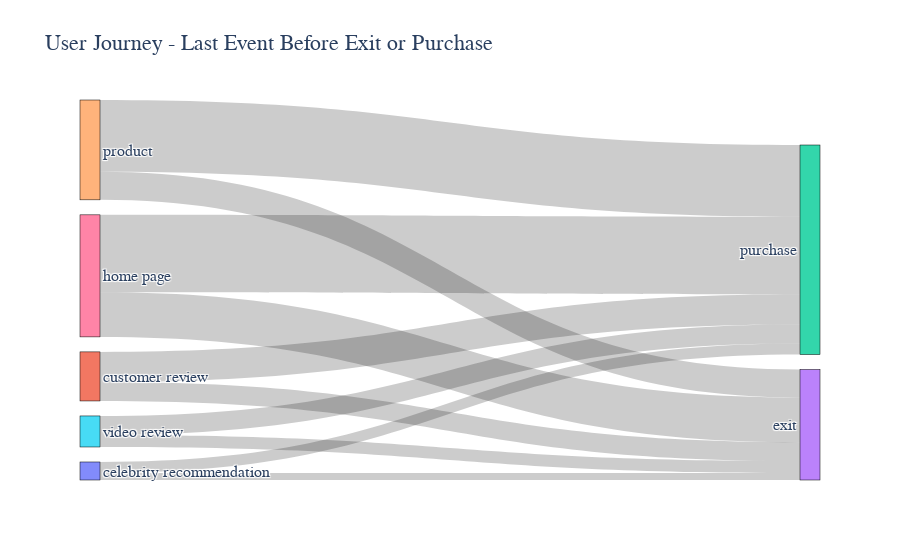

Write notebook code for a chart like this one.
### Code cell
# Aggregate the data for Sankey diagram
sankey_df = last_events.groupby(['last_event', 'exit_or_purchase']).size().reset_index(name='count')

# Create lists of unique nodes and links
nodes = list(set(sankey_df['last_event'].unique()).union(set(sankey_df['exit_or_purchase'].unique())))
nodes_index = {node: i for i, node in enumerate(nodes)}

# Create a list of colors for the nodes
colors = ['284754', '299D90', 'F4A462', 'E76E50', 'FAC658', '305DD0', '048C66', '048C66', '048C66']
# Convert hex colors to RGB format
node_colors = ['rgba' + ''.join(col[i:i+2] for i in range(0, len(col), 2)) + ', 1)' for col in colors]

# Create the link data for Sankey
sankey_links = sankey_df.apply(lambda row: {
    'source': nodes_index[row['last_event']],
    'target': nodes_index[row['exit_or_purchase']],
    'value': row['count']
}, axis=1).tolist()

# Create the node data for Sankey
sankey_nodes = [{'name': node, 'color': node_colors[i]} for i, node in enumerate(nodes)]

# Display nodes and links for debugging
print(f"Nodes: {sankey_nodes}")
print(f"Links: {sankey_links}")

# Create a list for link colors based on source node colors with different opacity
link_colors = [node_colors[link['source']].replace(', 1)', ', 0.5)') for link in sankey_links]

# Create the Sankey diagram
fig = go.Figure(data=[go.Sankey(
    node=dict(
        pad=15,
        thickness=20,
        line=dict(color="black", width=0.5),
        label=[node['name'] for node in sankey_nodes],

    ),
    link=dict(
        source=[link['source'] for link in sankey_links],
        target=[link['target'] for link in sankey_links],
        value=[link['value'] for link in sankey_links],
    
    )
)])

fig.update_layout(title_text="User Journey - Last Event Before Exit or Purchase", font_size=10, font=dict(family='Arial', size=16))
fig.show()
pio.write_image(fig, "sankey_diagram.svg", format='svg')

### Figure 1 — Plotly figure (JSON) as saved in the notebook; plotly's stock layout.template omitted (floating-point values rounded to 4 significant figures)
{"data": [{"link": {"source": [0, 0, 1, 1, 6, 6, 4, 4, 5, 5], "target": [3, 2, 3, 2, 3, 2, 3, 2, 3, 2], "value": [895, 1403, 2411, 3848, 5684, 9885, 3577, 9159, 1524, 2434]}, "node": {"label": ["celebrity recommendation", "customer review", "purchase", "exit", "product", "video review", "home page"], "line": {"color": "black", "width": 0.5}, "pad": 15, "thickness": 20}, "type": "sankey"}], "layout": {"font": {"family": "Arial", "size": 16}, "title": {"text": "User Journey - Last Event Before Exit or Purchase"}}}
